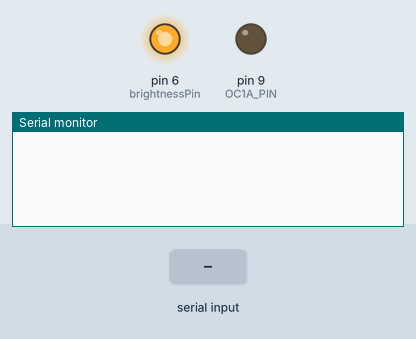
Recording of a sketch running on a simulated Arduino Uno, built with avr-gcc and run on an emulated ATmega328P. Shown: output pins drawn as LEDs (lit = HIGH), the last lines printed to the serial monitor. The test bench sets the inputs (shaded band).

Above: at 1.2 s.
1.3 s: "FANA\n" received over Serial
At 2.5 s:
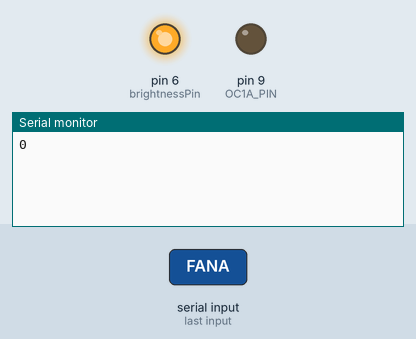
3.2 s: "FANA\n" received over the second serial link
At 6.8 s:
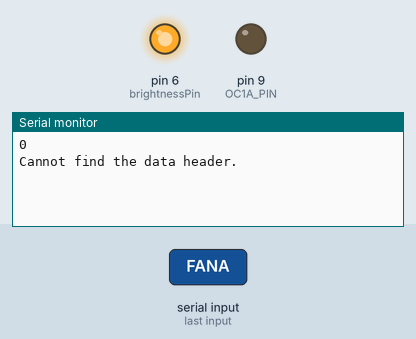

Measured:
- after the input at 1.3 s, the serial monitor: prints a new line after 0.45 s (image 1)
- after the input at 3.2 s, the serial monitor: prints a new line after 2.6 s (image 2)

The sketch:

pwmFan.ino
```cpp
#include <SoftwareSerial.h>
#define brightnessPin 6
//SoftwareSerial mySerial2(10,11); // RX, TX
SoftwareSerial mySerial(2,3); // RX, TX
//SoftwareSerial mySerial3(2,3); // RX, TX
int pm1 = 0;
int pm2_5 = 0;
int pm10 = 0;
int last_Update = 0;
int UpdateTime = 1000;
bool isDHTRead = false;
bool isPMRead = false;
int last_pm_25 = -1;

const byte OC1A_PIN = 9;
const byte OC1B_PIN = 10;

const word PWM_FREQ_HZ = 25000; //Adjust this value to adjust the frequency
const word TCNT1_TOP = 16000000/(2*PWM_FREQ_HZ);

void setup() {
  Serial.begin(9600);
  while (!Serial) ;
  mySerial.begin(9600);
  //ControlSerial.begin(9600);
  pinMode(OC1A_PIN, OUTPUT);
  pinMode(brightnessPin, OUTPUT);
  analogWrite(brightnessPin, 255);
  // Clear Timer1 control and count registers
  TCCR1A = 0;
  TCCR1B = 0;
  TCNT1  = 0;

  // Set Timer1 configuration
  // COM1A(1:0) = 0b10   (Output A clear rising/set falling)
  // COM1B(1:0) = 0b00   (Output B normal operation)
  // WGM(13:10) = 0b1010 (Phase correct PWM)
  // ICNC1      = 0b0    (Input capture noise canceler disabled)
  // ICES1      = 0b0    (Input capture edge select disabled)
  // CS(12:10)  = 0b001  (Input clock select = clock/1)

  TCCR1A |= (1 << COM1A1) | (1 << WGM11);
  TCCR1B |= (1 << WGM13) | (1 << CS10);
  ICR1 = TCNT1_TOP;
  setPwmDuty(0);
}

void loop() {

  Brightness();
  PMMeasure();
  FanMode();
  if(millis() - last_Update > UpdateTime){
      last_Update = millis();
      sentPM2port(pm2_5);
  }
}
void setPwmDuty(byte duty) {
  OCR1A = (word) (duty*TCNT1_TOP)/100;
}
void SetFan(int fanPwm){
  switch(fanPwm){
    case 100: setPwmDuty(5); break;
    case 101: setPwmDuty(10); break;
    case 102: setPwmDuty(20); break;
    case 103: setPwmDuty(20); break;
    case 104: setPwmDuty(30); break;
    case 105: setPwmDuty(30); break;
    case 106: setPwmDuty(40); break;
    case 107: setPwmDuty(40); break;
    case 108: setPwmDuty(50); break;
    case 109: setPwmDuty(50); break;
    case 110: setPwmDuty(60); break;
    case 111: setPwmDuty(80); break;
  }
}
void FanMode(){
  int fanPwm = 0;
  String input = Serial.readStringUntil('\n');
  if(input.startsWith("FANA")){
    input.remove(0,4); //Remove word "FAN"
    fanPwm = input.toInt();
    Serial.println(fanPwm);
    SetFan(fanPwm);
  }
  if(input.startsWith("FAN")){
    input.remove(0,3); //Remove word "FAN"
    fanPwm = input.toInt();
    Serial.println(fanPwm);
    SetFan(fanPwm);
  }
}
void PMMeasure(){
  mySerial.listen();
  pm2_5 = -1;
  int index = 0;
  char value;
  char previousValue;

  while (mySerial.available()) {
    value = mySerial.read();
    if ((index == 0 && value != 0x42) || (index == 1 && value != 0x4d)){
      Serial.println("Cannot find the data header.");
      isPMRead = false;
      break;
    }
    isPMRead = true;
    if (index == 4 || index == 6 || index == 8 || index == 10 || index == 12 || index == 14) {
      previousValue = value;
    }
    else if (index == 5) {
      pm1 = 256 * previousValue + value;
      //Serial.print("{ ");
      //Serial.print("\"pm1\": ");
      //Serial.print(pm1);
      //Serial.print(" ug/m3");
      //Serial.print(", ");
    }
    else if (index == 7) {
      pm2_5 = 256 * previousValue + value;
      //Serial.print("\"pm2_5\": ");
      //Serial.print(pm2_5);
      //Serial.print(" ug/m3");
      //Serial.print(", ");
    }
    else if (index == 9) {
      pm10 = 256 * previousValue + value;
      //Serial.print("\"pm10\": ");
      //Serial.print(pm10);
      //Serial.print(" ug/m3");
    }
    else if (index > 15) {
      break;
    }
  index++;
  }
  while(mySerial.available()) mySerial.read();
  //Serial.println(" }");

  //Blynk.virtualWrite(V1,pm2_5);
  delay(500);
}
void sentPM2port(int input){
  if(input != last_pm_25 && input > -1){
    Serial.print("PM");
    Serial.println(input);
    last_pm_25 = input;
    delay(100);

  }
}
void Brightness(){
  int bri = -1;
  String input = Serial.readStringUntil('\n');
  if(input.startsWith("BRI")){
    input.remove(0,3); //Remove word "BRI"
    bri = input.toInt();
    switch(bri){
    case 0: analogWrite(brightnessPin, 0); delay(250); break;
    case 1: analogWrite(brightnessPin, 42); delay(250); break;
    case 2: analogWrite(brightnessPin, 86); delay(250); break;
    case 3: analogWrite(brightnessPin, 127); delay(250); break;
    case 4: analogWrite(brightnessPin, 171); delay(250); break;
    case 5: analogWrite(brightnessPin, 213); delay(250); break;
    case 6: analogWrite(brightnessPin, 255); delay(250); break;
  }
}
  delay(250);
}
```
